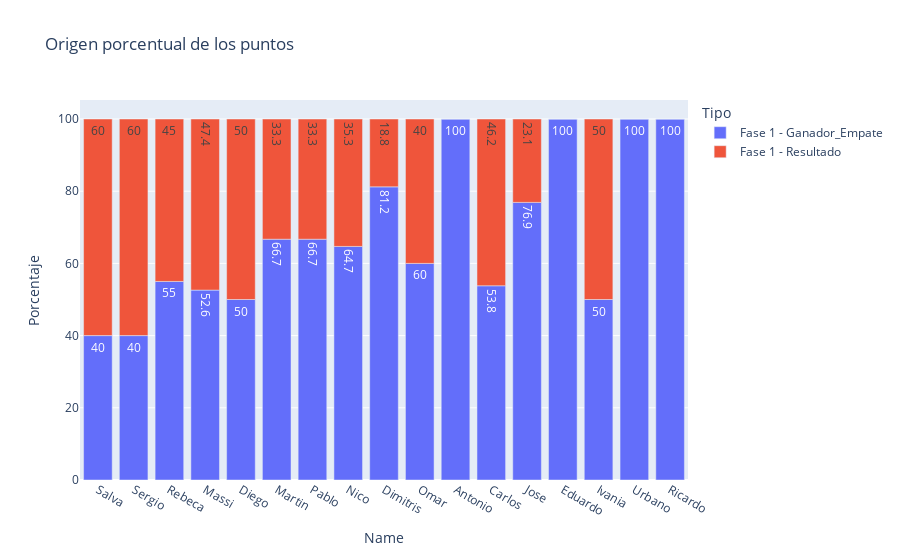

Notebook source saved alongside this figure:
### Code cell
df_stacked = df_ec.groupby(['Name','Fase'])[['Marcador','Ganador_Empate']].sum().reset_index()
df_stacked['Fase'] = 'Fase '+df_stacked['Fase'].astype(str)

df_stacked_1 = df_stacked[['Name', 'Fase', 'Marcador']]
df_stacked_1.columns = ['Name', 'Fase', 'Puntos']
df_stacked_1['Puntos'] = 3*df_stacked_1['Puntos'] 
df_stacked_1['Tipo'] = 'Resultado'

df_stacked_2 = df_stacked[['Name', 'Fase', 'Ganador_Empate']]
df_stacked_2.columns = ['Name', 'Fase', 'Puntos']
df_stacked_2['Tipo'] = 'Ganador_Empate'

df_stacked = pd.concat([df_stacked_1, df_stacked_2])
df_stacked['Tipo'] = df_stacked['Fase']+' - '+df_stacked['Tipo']

df_total = df_stacked.groupby('Name')['Puntos'].sum().reset_index()
df_total.columns =['Name', 'Total']

df_stacked = df_stacked.merge(df_total, on='Name', how='left')
df_stacked['Porcentaje'] = round(100*(df_stacked['Puntos']/df_stacked['Total']),1)


sorterIndex = dict(zip(list_positions, range(len(list_positions))))
df_stacked['Name_Rank'] = df_stacked['Name'].map(sorterIndex)
df_stacked = df_stacked.sort_values(['Name_Rank','Tipo'])

#display(df_stacked)

fig = px.bar(df_stacked, x='Name', y='Porcentaje', color='Tipo', text=df_stacked['Porcentaje'], title='Origen porcentual de los puntos')
fig.write_image("figuras/resultado_porcentual.png")
plot(fig, filename='figuras/ajepi_mundial_2022_porcentaje.html')
fig.show()

### Figure 1 — Plotly figure (JSON) as saved in the notebook; plotly's stock layout.template omitted (floating-point values rounded to 4 significant figures)
{"data": [{"alignmentgroup": "True", "hovertemplate": "Tipo=Fase 1 - Ganador_Empate<br>Name=%{x}<br>Porcentaje=%{text}<extra></extra>", "legendgroup": "Fase 1 - Ganador_Empate", "marker": {"color": "#636efa", "pattern": {"shape": ""}}, "name": "Fase 1 - Ganador_Empate", "offsetgroup": "Fase 1 - Ganador_Empate", "orientation": "v", "showlegend": true, "text": [40, 40, 55, 52.6, 50, 66.7, 66.7, 64.7, 81.2, 60, 100, 53.8, 76.9, 100, 50, 100, 100], "textposition": "auto", "type": "bar", "x": ["Salva", "Sergio", "Rebeca", "Massi", "Diego", "Martin", "Pablo", "Nico", "Dimitris", "Omar", "Antonio", "Carlos", "Jose", "Eduardo", "Ivania", "Urbano", "Ricardo"], "xaxis": "x", "y": [40, 40, 55, 52.6, 50, 66.7, 66.7, 64.7, 81.2, 60, 100, 53.8, 76.9, 100, 50, 100, 100], "yaxis": "y"}, {"alignmentgroup": "True", "hovertemplate": "Tipo=Fase 1 - Resultado<br>Name=%{x}<br>Porcentaje=%{text}<extra></extra>", "legendgroup": "Fase 1 - Resultado", "marker": {"color": "#EF553B", "pattern": {"shape": ""}}, "name": "Fase 1 - Resultado", "offsetgroup": "Fase 1 - Resultado", "orientation": "v", "showlegend": true, "text": [60, 60, 45, 47.4, 50, 33.3, 33.3, 35.3, 18.8, 40, 0, 46.2, 23.1, 0, 50, 0, 0], "textposition": "auto", "type": "bar", "x": ["Salva", "Sergio", "Rebeca", "Massi", "Diego", "Martin", "Pablo", "Nico", "Dimitris", "Omar", "Antonio", "Carlos", "Jose", "Eduardo", "Ivania", "Urbano", "Ricardo"], "xaxis": "x", "y": [60, 60, 45, 47.4, 50, 33.3, 33.3, 35.3, 18.8, 40, 0, 46.2, 23.1, 0, 50, 0, 0], "yaxis": "y"}], "layout": {"barmode": "relative", "legend": {"title": {"text": "Tipo"}, "tracegroupgap": 0}, "title": {"text": "Origen porcentual de los puntos"}, "xaxis": {"anchor": "y", "domain": [0, 1], "title": {"text": "Name"}}, "yaxis": {"anchor": "x", "domain": [0, 1], "title": {"text": "Porcentaje"}}}}
